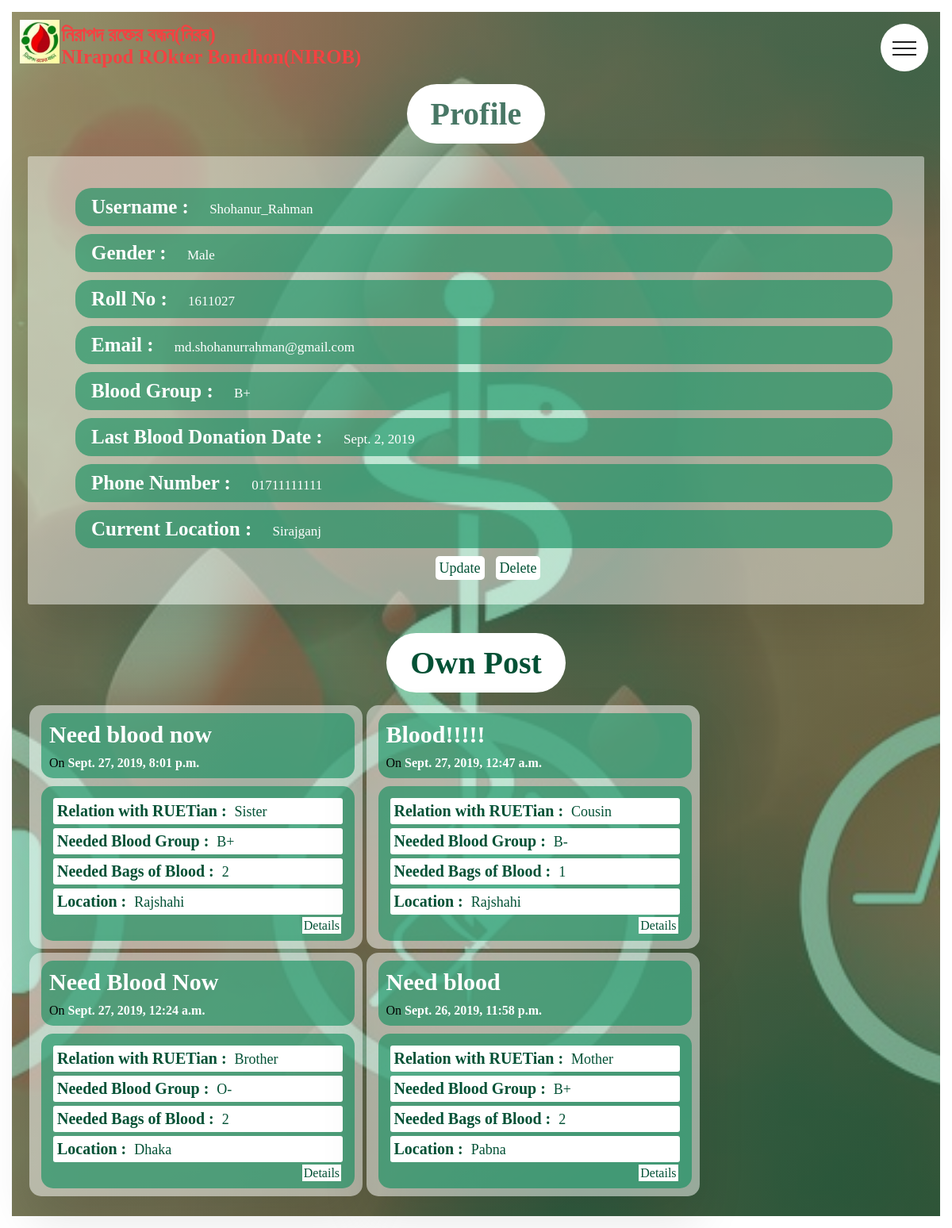
/profile/ (signed in), run on the app's committed database.
### users/models.py (models this page shows, shortened)
class Profile(models.Model):
    user = models.OneToOneField(User, on_delete=models.CASCADE)
    gender = models.CharField(max_length=10)
    rollno = models.IntegerField()
    bloodgroup = models.CharField(max_length=10)
    lastblooddonationdate = models.DateField()
    phonenumber = models.BigIntegerField()
    currentlocation = models.CharField(max_length=50)

class Post(models.Model):
    user = models.ForeignKey(User, on_delete=models.CASCADE)
    posttitle = models.CharField(max_length=150, default='Blood Request post')
    bloodgroup = models.CharField(max_length=10)
    howmanybagsofblood = models.IntegerField()
    patientdisease = models.CharField(max_length=200, default='Patient Diease')
    admittedhospitalname = models.CharField(max_length=75)
    deadlinedate = models.DateField()
    deadlinetime = models.TimeField()
    currentlocation = models.CharField(max_length=50)
    phonenumber = models.BigIntegerField()
    relationwithruetians = models.CharField(max_length=50)
    posteddatetime = models.DateTimeField(default=timezone.now()+timedelta(hours=6))

### users/views.py (the view)
# urls.py: path('profile/',user_views.profile, name='user-profile'),
@login_required
def profile(request):
    context = {
        'posts' : Post.objects.order_by('-posteddatetime')
    }
    return render(request, 'users/Profile_Page.html',context)

### users/templates/users/Profile_Page.html (shortened to what this page needs)
{% extends 'blog/Common.html' %}
{% load static %}
        {% block head %}
            <link rel="stylesheet" href=" {% static 'users/Profile_Page_style.css' %} ">
        {% endblock head %}
    {% block body %}
        <main class="main">
            <header class="header">
                <div class="logo-box">
                    <a href="{% url 'blog-home' %}" class="btn logo"><img src=" {% static 'users/img/Logo_image.jpg' %} " alt="Logo" class="logo"></a>
                    <a href="{% url 'blog-home' %}" class="btn logo_text"><h2><b>নিরাপদ রক্তের বন্ধন(নিরব)<br>NIrapod ROkter Bondhon(NIROB)</b></h2></a>
                </div>
            </header>
            <section class="section-profile">
                <div class="u-center-text_pro">
                    <span class="profile_heading">Profile</span>
                </div>
                <div class="row-pro">
                    <div class="profile">
                        <div class="profile__text">
                            <div class="attribute">
                                <span class="attr_name">Username : </span>
                                <span class="attr_data">{{ user.username }}</span>
                            </div>
                            <div class="attribute">
                                <span class="attr_name">Gender : </span>
                                <span class="attr_data">{{ user.profile.gender }}</span>
                            </div>
                            <div class="attribute">
                                <span class="attr_name">Roll No : </span>
                                <span class="attr_data">{{ user.profile.rollno }}</span>
                            </div>
                            <div class="attribute">
                                <span class="attr_name">Email : </span>
                                <span class="attr_data">{{ user.email }}</span>
                            </div>
                            <div class="attribute">
                                <span class="attr_name">Blood Group : </span>
                                <span class="attr_data">{{ user.profile.bloodgroup }}</span>
                            </div>
                            <div class="attribute">
                                <span class="attr_name">Last Blood Donation Date : </span>
                                <span class="attr_data">{{ user.profile.lastblooddonationdate }}</span>
                            </div>
                            <div class="attribute">
                                <span class="attr_name">Phone Number : </span>
                                <span class="attr_data">0{{ user.profile.phonenumber }}</span>
                            </div>
                            <div class="attribute">
                                <span class="attr_name">Current Location : </span>
                                <span class="attr_data">{{ user.profile.currentlocation }}</span>
                            </div>
                        </div>
                        <div class="update_delete">
                            <a href="" class="button">Update</a>
                            <a href="" class="button">Delete</a>
                        </div>
                    </div>
                </div>
                <div class="u-center-text_post">
                    <span class="post_heading">Own Post</span>
                </div>
                {% for post in posts %}
                {% if post.user == user %}
                <div class="row">
                    <div class="post">
                        <div class="post_header">
                            <div class="post_title">
                                <a href="#post/{{ post.id }}" class="post_title_text">{{ post.posttitle }}</a>
                            </div>
                            <div class="author_date">
                                On <span class="date">{{ post.posteddatetime }}</span>
                            </div>
                        </div>
                        <div class="post_body">
                            <div class="post_attr">
                                <span class="post_attr_name">Relation with RUETian : </span>
                                <span class="post_attr_data">{{ post.relationwithruetians }}</span>
                            </div>
                            <div class="post_attr">
                                <span class="post_attr_name">Needed Blood Group : </span>
                                <span class="post_attr_data">{{ post.bloodgroup }}</span>
                            </div>
                            <div class="post_attr">
                                <span class="post_attr_name">Needed Bags of Blood : </span>
                                <span class="post_attr_data">{{ post.howmanybagsofblood }}</span>
                            </div>
                            <div class="post_attr">
                                <span class="post_attr_name">Location : </span>
                                <span class="post_attr_data">{{ post.currentlocation }}</span>
                            </div>
                            <a href="#post/{{ post.id }}" class="post_details">Details</a>
                        </div>
                    </div>
                </div>
                {% endif %}
                {% endfor %}
            </section>
        </main>
    {% endblock body %}

### blog/static/blog/Common_style.css (style rules this page uses)
* { margin: 0px; padding: 0px; box-sizing: border-box; }
html { font-size: 10px; }
body { padding: 1.5rem; }

### users/static/users/Profile_Page_style.css (style rules this page uses)
.main { background-image: linear-gradient(to right bottom,#5ac39894, #10905f96) ,url("img/blood_background_profile.jpg"); background-size: cover; background-position: top; }
.header { height: 10vh; margin-bottom: 0.5rem; }
.logo-box { position: absolute; padding: 1rem; }
.logo { width: 5rem; height: 5.5rem; }
.logo_text { font-size: 1.65rem; color: #f34242; }
.btn:link, .btn:visited { text-decoration: none; display: inline-block; }
.section-profile { padding: 2rem; }
.u-center-text_pro { text-align: center; margin-bottom: 3rem; }
.profile_heading { background-color: white; padding: 1.5rem; padding-left: 3rem; padding-right: 3rem; font-size: 4rem; font-weight: 700; border-radius: 5rem; color: #05462dbb; }
.row-pro { max-width: 114rem; margin: 0 auto; }
.profile { width: 100%; margin: 0 auto; box-shadow: 0 3rem 6rem rgba(0, 0, 0, 0.103); background-color: rgba(255, 255, 255, 0.445); border-radius: 3px; padding: 3rem; padding-left: 5rem; font-size: 1.6rem; }
.profile__text { text-align: justify; }
.attribute { background-color: #078d5a96; margin: 1rem; padding: 1rem; border-radius: 2rem; }
.attr_name { color: white; font-size: 2.5rem; font-weight: bold; margin: 1rem; }
.attr_data { color: white; font-size: 1.7rem; margin: 1rem; }
.u-center-text_post { text-align: center; margin-bottom: 3rem; margin-top: 5rem; }
.post_heading { background-color: white; padding: 1.5rem; padding-left: 3rem; padding-right: 3rem; font-size: 4rem; font-weight: 700; border-radius: 5rem; color: #005033fd; }
.row { width: 42rem; margin-left: 0.2rem; margin-bottom: 0.5rem; display: inline-block; }
.post { width: 100%; margin: 0 auto; box-shadow: 0 3rem 6rem rgba(0, 0, 0, 0.103); background-color: rgba(255, 255, 255, 0.486); border-radius: 15px; padding: 1rem; padding-left: 1.5rem; font-size: 1.6rem; }
.post_header { border-radius: 15px; padding: 1rem; background-color: #078d5a96; margin-bottom: 1rem; }
.post_title { padding-bottom: 1rem; }
.post_title_text { color: white; font-size: 3rem; font-weight: bold; text-decoration: none; }
.date { color: white; font-size: 1.6rem; font-weight: 600; }
.post_body { padding: 1rem; border-radius: 15px; background-color:#078d5a96; }
.post_attr { margin: 0.5rem; background-color:white; border-radius: 3px; padding: 0.5rem; }
.post_attr_name { color: #005033fd; font-size: 2rem; font-weight: 800; }
.post_attr_data { color: #005033fd; margin-left: 0.5rem; font-size: 1.8rem; }
.post_details { text-decoration: none; padding: 0.2rem; background-color: white; color: #005033fd; margin-left: 85%; }
.update_delete { margin-top: 0.5rem; padding: 0.5rem; right: 0; text-align: center; }
.button { background-color:white; color: #005033fd; text-decoration: none; padding: 0.5rem; margin-left: 1rem; font-size: 1.8rem; border-radius: 5px; }

### data on the page
Post: posttitle "Need blood now", posteddatetime "Sept. 27, 2019, 8:01 p.m.", relationwithruetians "Sister", bloodgroup "B+", howmanybagsofblood "2", currentlocation "Rajshahi"
Post: posttitle "Blood!!!!!", posteddatetime "Sept. 27, 2019, 12:47 a.m.", relationwithruetians "Cousin", bloodgroup "B-", howmanybagsofblood "1", currentlocation "Rajshahi"
Post: posttitle "Need Blood Now", posteddatetime "Sept. 27, 2019, 12:24 a.m.", relationwithruetians "Brother", bloodgroup "O-", howmanybagsofblood "2", currentlocation "Dhaka"
Post: posttitle "Need blood", posteddatetime "Sept. 26, 2019, 11:58 p.m.", relationwithruetians "Mother", bloodgroup "B+", howmanybagsofblood "2", currentlocation "Pabna"

### other printed values
{{ user.username }} "Shohanur_Rahman"
{{ user.profile.gender }} "Male"
{{ user.profile.rollno }} "1611027"
{{ user.email }} "md.shohanurrahman@gmail.com"
{{ user.profile.bloodgroup }} "B+"
{{ user.profile.lastblooddonationdate }} "Sept. 2, 2019"
{{ user.profile.phonenumber }} "1711111111"
{{ user.profile.currentlocation }} "Sirajganj"
